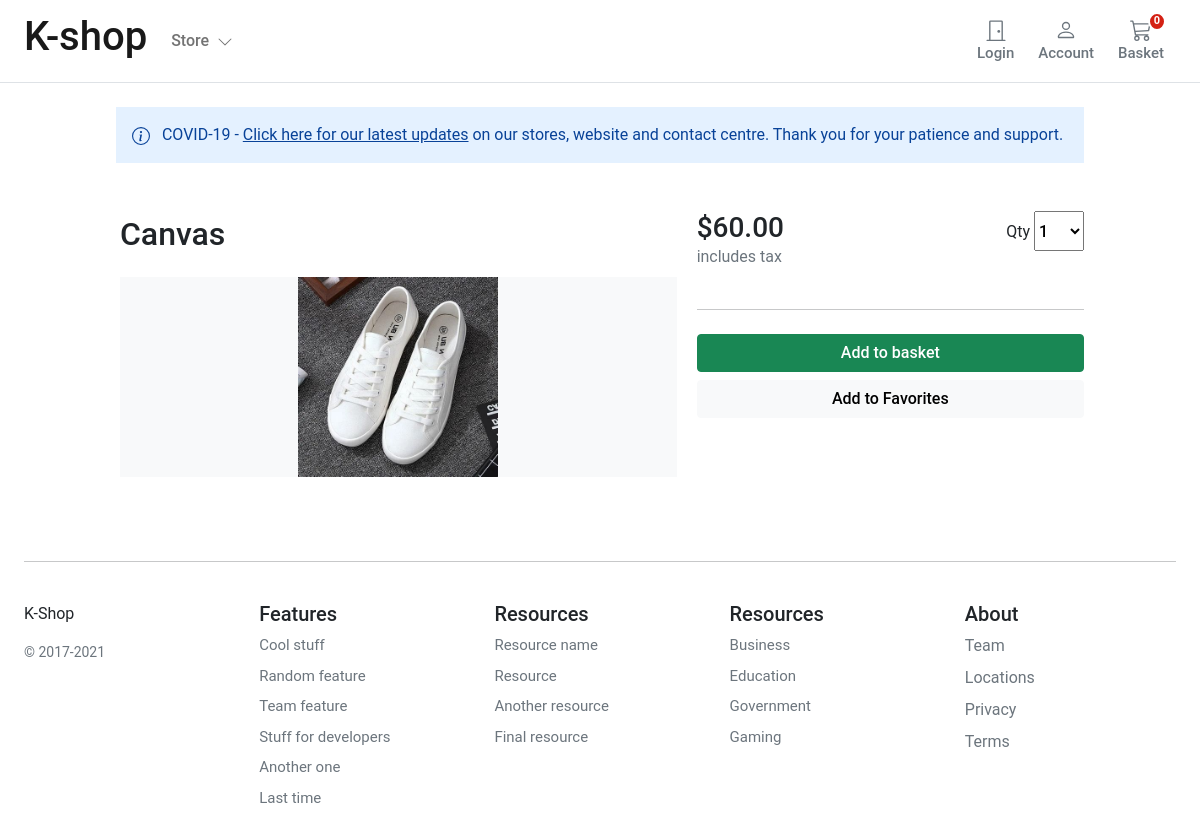
Screenshot of /dasdasd with the database file from the repository.
### store/models.py (models this page shows, shortened)
class Product(models.Model):
    category = models.ForeignKey(Category, related_name='product', on_delete=models.CASCADE)
    created_by = models.ForeignKey(settings.AUTH_USER_MODEL, on_delete=models.CASCADE, related_name='product_creator')
    title = models.CharField(max_length=255)
    author = models.CharField(max_length=255, default='admin')
    description = models.TextField(blank=True)
    image = models.ImageField(upload_to='images/', default='images/default.png')
    slug = models.SlugField(max_length=255)
    price = models.DecimalField(max_digits=4, decimal_places=2)
    in_stock = models.BooleanField(default=True)
    is_active = models.BooleanField(default=True)
    created = models.DateTimeField(auto_now_add=True)
    updated = models.DateTimeField(auto_now=True)
    objects = models.Manager()
    products = ProductManager()
    class Meta:
        verbose_name_plural = 'Products'
        ordering = ('-created',)

### store/views.py (the view)
# urls.py: path('<slug:slug>', views.product_detail, name='product_detail'),
def product_detail(request, slug):
    product = get_object_or_404(Product, slug=slug, in_stock=True)
    return render(request, 'store/products/single.html', {'product': product})

### basket/basket.py (called while the page is built)
    def __len__(self):
        return sum(item['qty'] for item in self.basket.values())

### basket/context_processors.py (called while the page is built)
def basket(request):
    return {'basket': Basket(request)}

### store/context_processors.py (called while the page is built)
def categories(request):
    return {
        'categories': Category.objects.all()
    }

### store/models.py (called while the page is built)
    def get_absolute_url(self):
        return reverse('store:category_list', args=[self.slug])

### templates/store/products/single.html (shortened to what this page needs)
{% extends "store/base.html" %}
{% load static %}
{% block content %}
<main class="pt-2">
  <div class="container" style="max-width: 1000px">
    <div class="row g-3">
          <div class="alert alert-primary fw600 rounded-0 border-0 py-3" role="alert">
      COVID-19 - <u>Click here for our latest updates</u> on our stores, website and contact centre. Thank you for
      your patience and support.
    </div>
        <div class="col-md-5 ps-3 col-lg-5 order-md-last p-0 order-1">
            <div class="d-grid gap-2">
            <div class="d-flex d-flex-inline justify-content-between">
            <div><span class="h3">${{ product.price }}</span><p class="text-muted">includes tax</p></div>
                   <div class="">
                                <label for="select">Qty</label>
                                <select id="select" class="h6" style="width:50px;height:40px;">
                                    <option value="1">1</option>
                                </select>
                    </div>
            </div>
            <hr>
            <button type="button" id="add-button" value="{{product.id}}" class="btn btn-success fw500">Add to basket</button>
            <button type="button" id="add-button" value="{{product.id}}" class="btn btn-light fw500">Add to Favorites</button>
            </div>
        </div>
        <div class="col-md-7 col-lg-7 p-0">
            <div class="card mb-3 border-0">
            <div class="row g-0">
                <div class="col-md-12">
                    <div class="card-body p-1">
                        <h1 class="mb-0 h2 pe-4 pb-4">{{ product.title }}</h1>
                        <div class="bg-light"><img class="img-fluid mx-auto d-block" width="200px" alt="Responsive image" src="{{ product.image.url }}"> </div>
                    </div>
                </div>
            </div>
            </div>
        </div>
    </div>
  </div>
</main>
{% endblock %}

### static/core/css/base.css (style rules this page uses)
@media (min-width: 1000px) { .container { max-width: 1000px; } }
@media (max-width: 1200px) { .container { max-width: 100%; padding:0 24px; } }
.alert-primary { background-color: #E4F1FF; }
html, body, p, div { letter-spacing: -0.02px; font-family: 'Roboto', sans-serif; }
.fw500 { font-weight: 500; }

### rows the page displays
Product: price "60.00", title "Canvas", image (picture)
